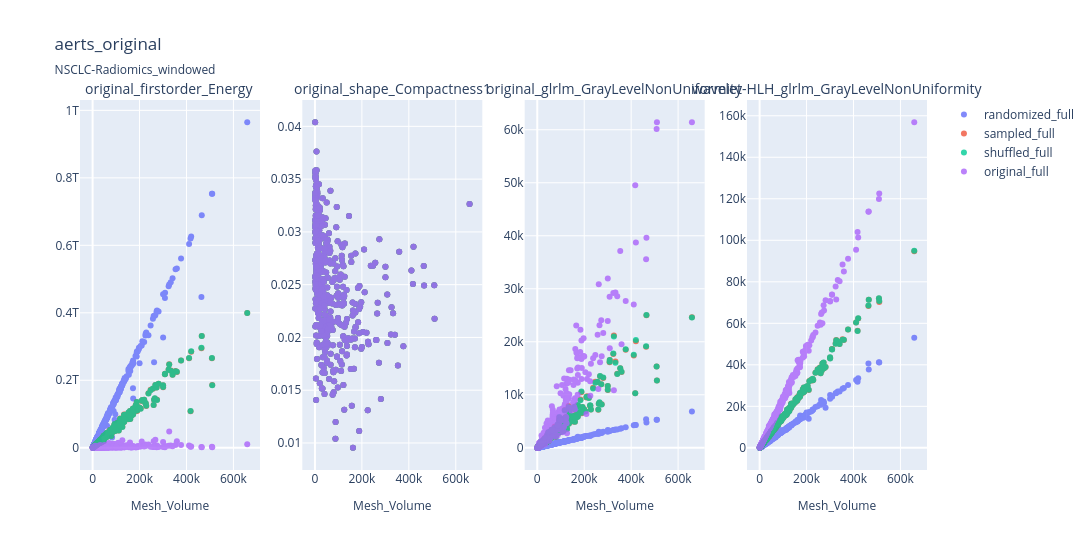

The cell this chart's notebook holds for it:
### Code cell
colours = ['#636EFA', '#EF553B', '#00CC96', '#AB63FA']
region = 'full'
image_types=[f'randomized_{region}', f'sampled_{region}', f'shuffled_{region}', 'original_full']

plot_vol = mesh_vol

fig = make_subplots(
    rows=1, cols=4,
    subplot_titles=(sig_feats),
)

show_legend = True
for idx, feat_name in enumerate(sig_feature_sets.keys()):
    plot_feat = sig_feature_sets[feat_name]
    
    # Plot permutation features
    for col_idx, itype in enumerate(image_types):
        fig.add_trace(
            go.Scatter(
                x=plot_vol,
                y=plot_feat[itype],
                mode='markers',
                marker=dict(
                    size=6,
                    color=colours[col_idx]
                ),
                opacity=0.8,
                name=itype,
               legendgroup='group1',
               showlegend=show_legend
        ),
        row=1,
        col=idx+1
    )
    show_legend = False

fig.update_layout(
    title=signature_name,
    title_subtitle=dict(
        text=dataset),
    width=2500,
    height=550,
    
    
)

fig.update_xaxes(title_text="Mesh_Volume", title_font=dict(size=12))
fig.update_annotations(font_size=14)
fig.show()

### Figure 1 — Plotly figure (JSON) as saved in the notebook; plotly's stock layout.template omitted (floating-point values rounded to 4 significant figures; data arrays with more than 128 entries replaced by an {"elided": "..."} marker saying what was removed)
{"data": [{"legendgroup": "group1", "marker": {"color": "#636EFA", "size": 6}, "mode": "markers", "name": "randomized_full", "opacity": 0.8, "showlegend": true, "type": "scatter", "x": {"elided": "420 float values"}, "xaxis": "x", "y": {"elided": "420 float values"}, "yaxis": "y"}, {"legendgroup": "group1", "marker": {"color": "#EF553B", "size": 6}, "mode": "markers", "name": "sampled_full", "opacity": 0.8, "showlegend": true, "type": "scatter", "x": {"elided": "420 float values"}, "xaxis": "x", "y": {"elided": "420 float values"}, "yaxis": "y"}, {"legendgroup": "group1", "marker": {"color": "#00CC96", "size": 6}, "mode": "markers", "name": "shuffled_full", "opacity": 0.8, "showlegend": true, "type": "scatter", "x": {"elided": "420 float values"}, "xaxis": "x", "y": {"elided": "420 float values"}, "yaxis": "y"}, {"legendgroup": "group1", "marker": {"color": "#AB63FA", "size": 6}, "mode": "markers", "name": "original_full", "opacity": 0.8, "showlegend": true, "type": "scatter", "x": {"elided": "420 float values"}, "xaxis": "x", "y": {"elided": "420 float values"}, "yaxis": "y"}, {"legendgroup": "group1", "marker": {"color": "#636EFA", "size": 6}, "mode": "markers", "name": "randomized_full", "opacity": 0.8, "showlegend": false, "type": "scatter", "x": {"elided": "420 float values"}, "xaxis": "x2", "y": {"elided": "420 float values"}, "yaxis": "y2"}, {"legendgroup": "group1", "marker": {"color": "#EF553B", "size": 6}, "mode": "markers", "name": "sampled_full", "opacity": 0.8, "showlegend": false, "type": "scatter", "x": {"elided": "420 float values"}, "xaxis": "x2", "y": {"elided": "420 float values"}, "yaxis": "y2"}, {"legendgroup": "group1", "marker": {"color": "#00CC96", "size": 6}, "mode": "markers", "name": "shuffled_full", "opacity": 0.8, "showlegend": false, "type": "scatter", "x": {"elided": "420 float values"}, "xaxis": "x2", "y": {"elided": "420 float values"}, "yaxis": "y2"}, {"legendgroup": "group1", "marker": {"color": "#AB63FA", "size": 6}, "mode": "markers", "name": "original_full", "opacity": 0.8, "showlegend": false, "type": "scatter", "x": {"elided": "420 float values"}, "xaxis": "x2", "y": {"elided": "420 float values"}, "yaxis": "y2"}, {"legendgroup": "group1", "marker": {"color": "#636EFA", "size": 6}, "mode": "markers", "name": "randomized_full", "opacity": 0.8, "showlegend": false, "type": "scatter", "x": {"elided": "420 float values"}, "xaxis": "x3", "y": {"elided": "420 float values"}, "yaxis": "y3"}, {"legendgroup": "group1", "marker": {"color": "#EF553B", "size": 6}, "mode": "markers", "name": "sampled_full", "opacity": 0.8, "showlegend": false, "type": "scatter", "x": {"elided": "420 float values"}, "xaxis": "x3", "y": {"elided": "420 float values"}, "yaxis": "y3"}, {"legendgroup": "group1", "marker": {"color": "#00CC96", "size": 6}, "mode": "markers", "name": "shuffled_full", "opacity": 0.8, "showlegend": false, "type": "scatter", "x": {"elided": "420 float values"}, "xaxis": "x3", "y": {"elided": "420 float values"}, "yaxis": "y3"}, {"legendgroup": "group1", "marker": {"color": "#AB63FA", "size": 6}, "mode": "markers", "name": "original_full", "opacity": 0.8, "showlegend": false, "type": "scatter", "x": {"elided": "420 float values"}, "xaxis": "x3", "y": {"elided": "420 float values"}, "yaxis": "y3"}, {"legendgroup": "group1", "marker": {"color": "#636EFA", "size": 6}, "mode": "markers", "name": "randomized_full", "opacity": 0.8, "showlegend": false, "type": "scatter", "x": {"elided": "420 float values"}, "xaxis": "x4", "y": {"elided": "420 float values"}, "yaxis": "y4"}, {"legendgroup": "group1", "marker": {"color": "#EF553B", "size": 6}, "mode": "markers", "name": "sampled_full", "opacity": 0.8, "showlegend": false, "type": "scatter", "x": {"elided": "420 float values"}, "xaxis": "x4", "y": {"elided": "420 float values"}, "yaxis": "y4"}, {"legendgroup": "group1", "marker": {"color": "#00CC96", "size": 6}, "mode": "markers", "name": "shuffled_full", "opacity": 0.8, "showlegend": false, "type": "scatter", "x": {"elided": "420 float values"}, "xaxis": "x4", "y": {"elided": "420 float values"}, "yaxis": "y4"}, {"legendgroup": "group1", "marker": {"color": "#AB63FA", "size": 6}, "mode": "markers", "name": "original_full", "opacity": 0.8, "showlegend": false, "type": "scatter", "x": {"elided": "420 float values"}, "xaxis": "x4", "y": {"elided": "420 float values"}, "yaxis": "y4"}], "layout": {"annotations": [{"font": {"size": 14}, "showarrow": false, "text": "original_firstorder_Energy", "x": 0.1062, "xanchor": "center", "xref": "paper", "y": 1, "yanchor": "bottom", "yref": "paper"}, {"font": {"size": 14}, "showarrow": false, "text": "original_shape_Compactness1", "x": 0.3688, "xanchor": "center", "xref": "paper", "y": 1, "yanchor": "bottom", "yref": "paper"}, {"font": {"size": 14}, "showarrow": false, "text": "original_glrlm_GrayLevelNonUniformity", "x": 0.6313, "xanchor": "center", "xref": "paper", "y": 1, "yanchor": "bottom", "yref": "paper"}, {"font": {"size": 14}, "showarrow": false, "text": "wavelet-HLH_glrlm_GrayLevelNonUniformity", "x": 0.8938, "xanchor": "center", "xref": "paper", "y": 1, "yanchor": "bottom", "yref": "paper"}], "height": 550, "title": {"subtitle": {"text": "NSCLC-Radiomics_windowed"}, "text": "aerts_original"}, "width": 2500, "xaxis": {"anchor": "y", "domain": [0, 0.2125], "title": {"font": {"size": 12}, "text": "Mesh_Volume"}}, "xaxis2": {"anchor": "y2", "domain": [0.2625, 0.475], "title": {"font": {"size": 12}, "text": "Mesh_Volume"}}, "xaxis3": {"anchor": "y3", "domain": [0.525, 0.7375], "title": {"font": {"size": 12}, "text": "Mesh_Volume"}}, "xaxis4": {"anchor": "y4", "domain": [0.7875, 1], "title": {"font": {"size": 12}, "text": "Mesh_Volume"}}, "yaxis": {"anchor": "x", "domain": [0, 1]}, "yaxis2": {"anchor": "x2", "domain": [0, 1]}, "yaxis3": {"anchor": "x3", "domain": [0, 1]}, "yaxis4": {"anchor": "x4", "domain": [0, 1]}}}
